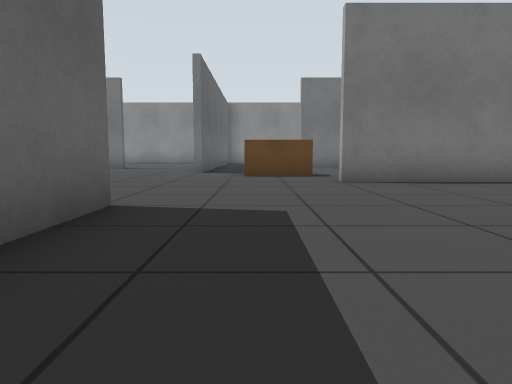
view 1 (above)

21 first-person views from a walk through a robot-simulator world made for Gazebo. The camera is 0.5 m above the floor, tilts 6° down and sees 70° across. The floor is counted in squares, 1 m on a side. Each view is taken from the middle of a square. On the plan, view 1 faces up. The plan holds only what a view shows up to about 9 squares ahead; the rest is blank. Robots are left out.

view 2
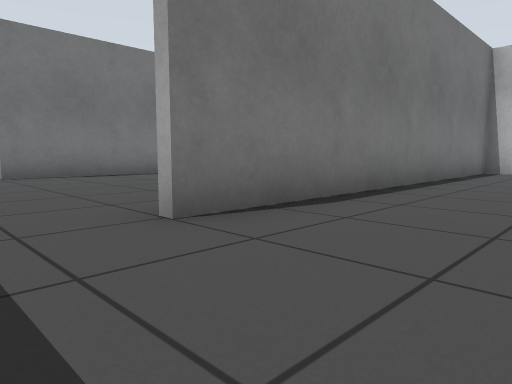

view 3
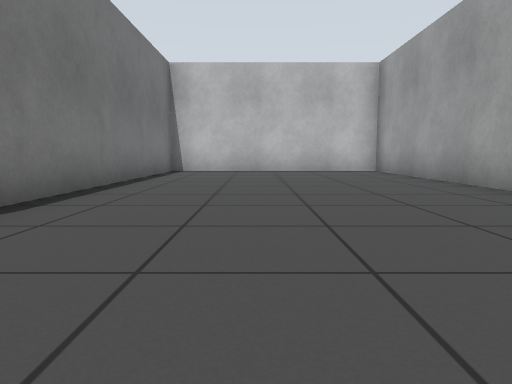

view 4
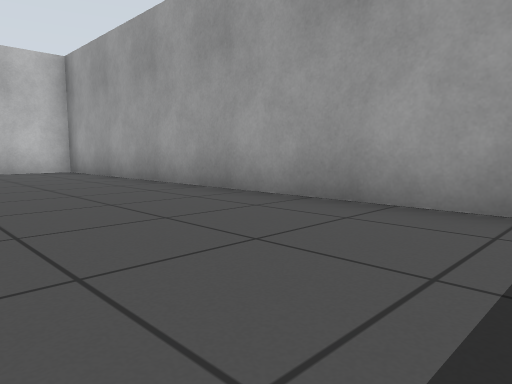

view 5
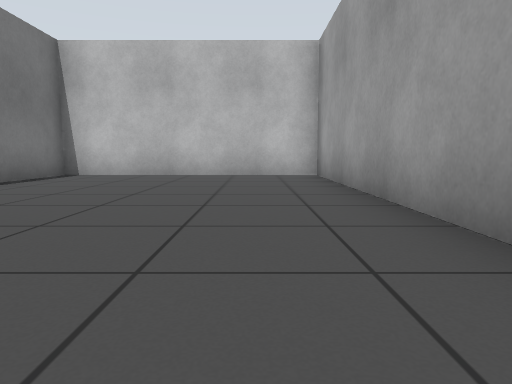

view 6
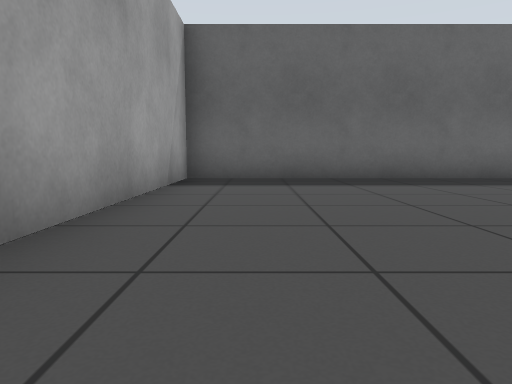

view 7
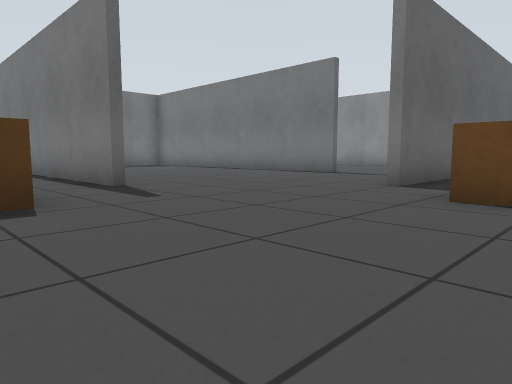

view 8
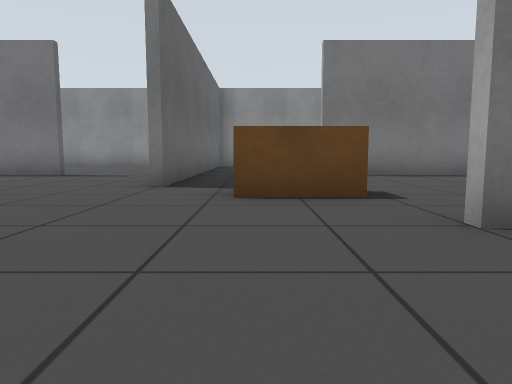

view 9
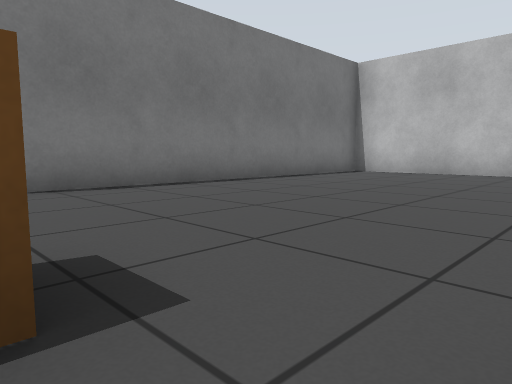

view 10
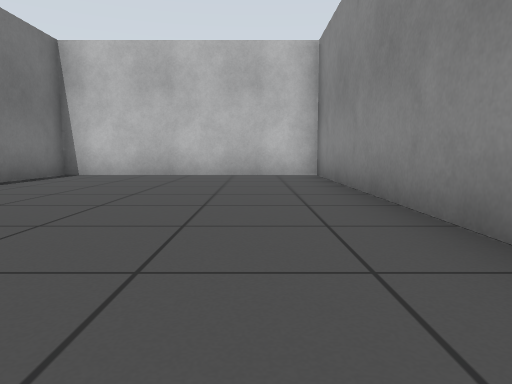

view 11
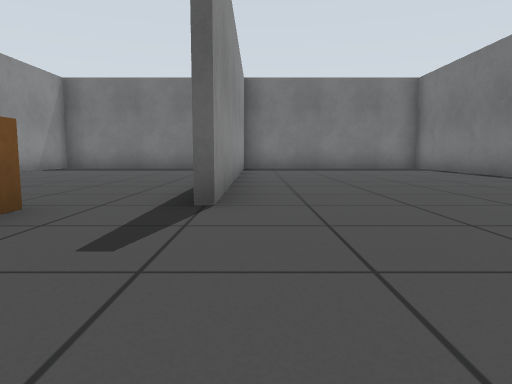

view 12
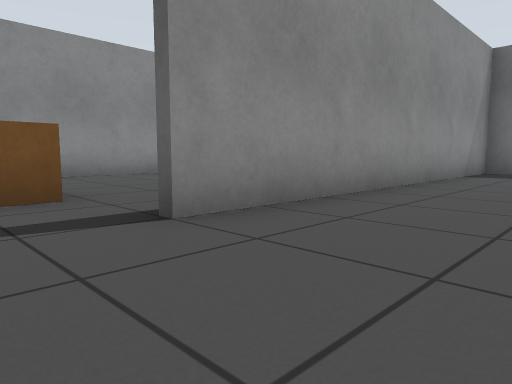

view 13
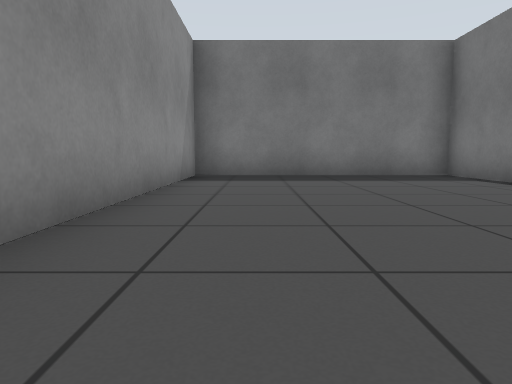

view 14
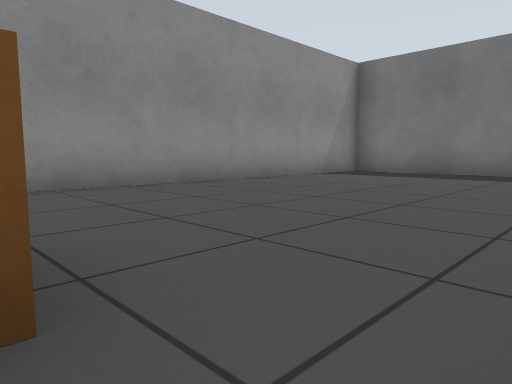

view 15
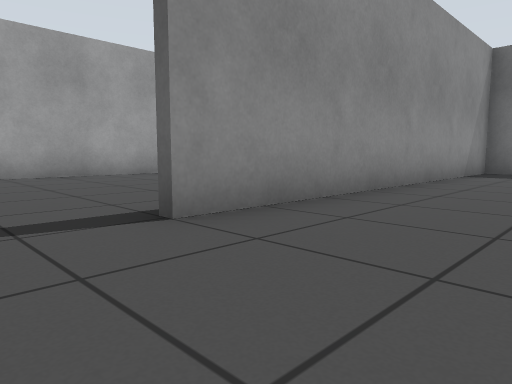

view 16
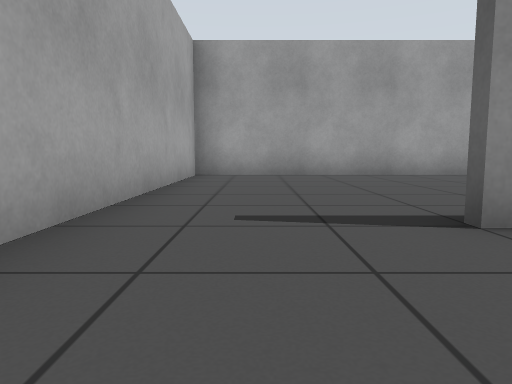

view 17
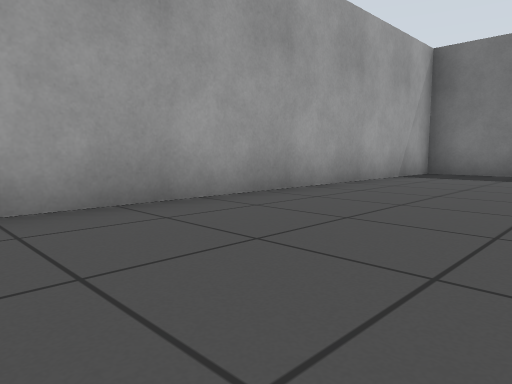

view 18
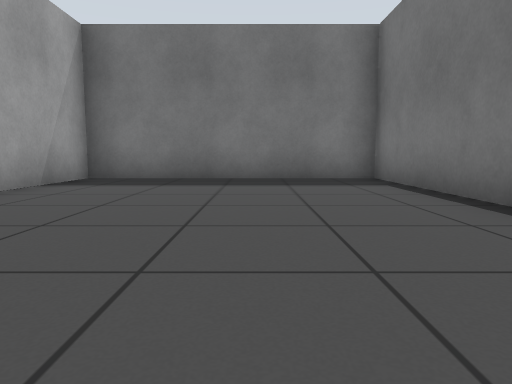

view 19
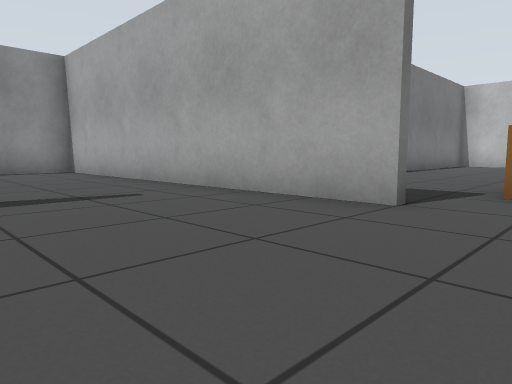

view 20
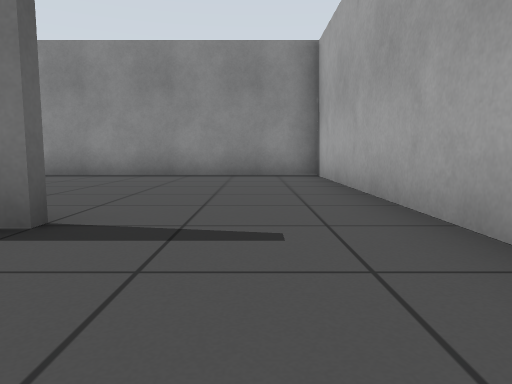

view 21
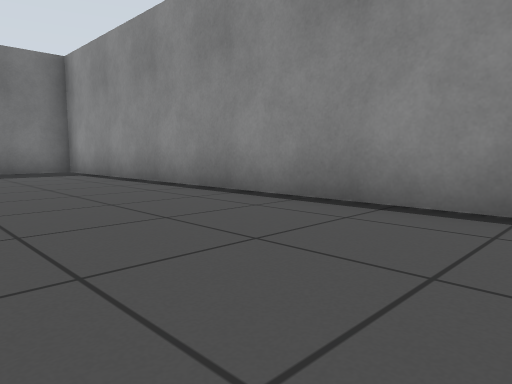

### Floor plan
Ten units are one square. View 1 is at (0, 0); x grows to the right and y downward. Boxes are objects, and circles mark ways between rooms. Rooms are numbered by the first view taken in them; rooms with no view inside come last. Other rooms are left out.
<svg viewBox="-140 -189 249 249">
<path fill="none" stroke="#000" d="M-10 54 104 54 104 -4 15 -4M-14 -5 -14 55M-44 -64 -96 -64M-14 -35 -14 -5M-16 -94 -16 -184 -126 -184M-44 -124 -59 -124M-14 -124 -14 -95M-94 -4 -135 -4M-86 -124 -134 -124 -134 -66 -45 -66M39 -66 104 -66 104 -124 15 -124M46 -64 15 -64M-134 -44 -134 54 -10 54M-135 -6 -45 -6M-16 55 -16 -11M-134 -176 -134 -168"/>
<rect x="-45" y="-55" width="20" height="20" fill="#bbb"><title>brown box</title></rect>
<rect x="-5" y="-95" width="20" height="20" fill="#bbb"><title>brown box</title></rect>
<circle cx="5" cy="0" r="3" fill="#2a7"/>
<text x="50" y="30">1</text>
<text x="-40" y="-60">2</text>
</svg>
Room 1 opens to room 2.

Where each view was taken, in squares from view 1:
view 1: 0 up, 0 right, facing up
view 2: 2 down, 0 right, facing up-right
view 3: 2 down, 0 right, facing right
view 4: 2 down, 0 right, facing down-right
view 5: 4 down, 2 right, facing right
view 6: 4 down, 6 right, facing left
view 7: 4 up, 1 right, facing up-left
view 8: 4 up, 0 right, facing up
view 9: 7 up, 1 right, facing up-right
view 10: 8 up, 2 right, facing right
view 11: 7 up, 1 left, facing left
view 12: 9 up, 3 left, facing down-left
view 13: 8 up, 5 left, facing left
view 14: 6 up, 4 left, facing down-left
view 15: 3 up, 3 left, facing down-left
view 16: 3 up, 3 left, facing down
view 17: 2 down, 4 left, facing down-left
view 18: 2 down, 6 left, facing left
view 19: 8 up, 5 left, facing up-right
view 20: 10 up, 3 left, facing up
view 21: 15 up, 3 left, facing up-left
